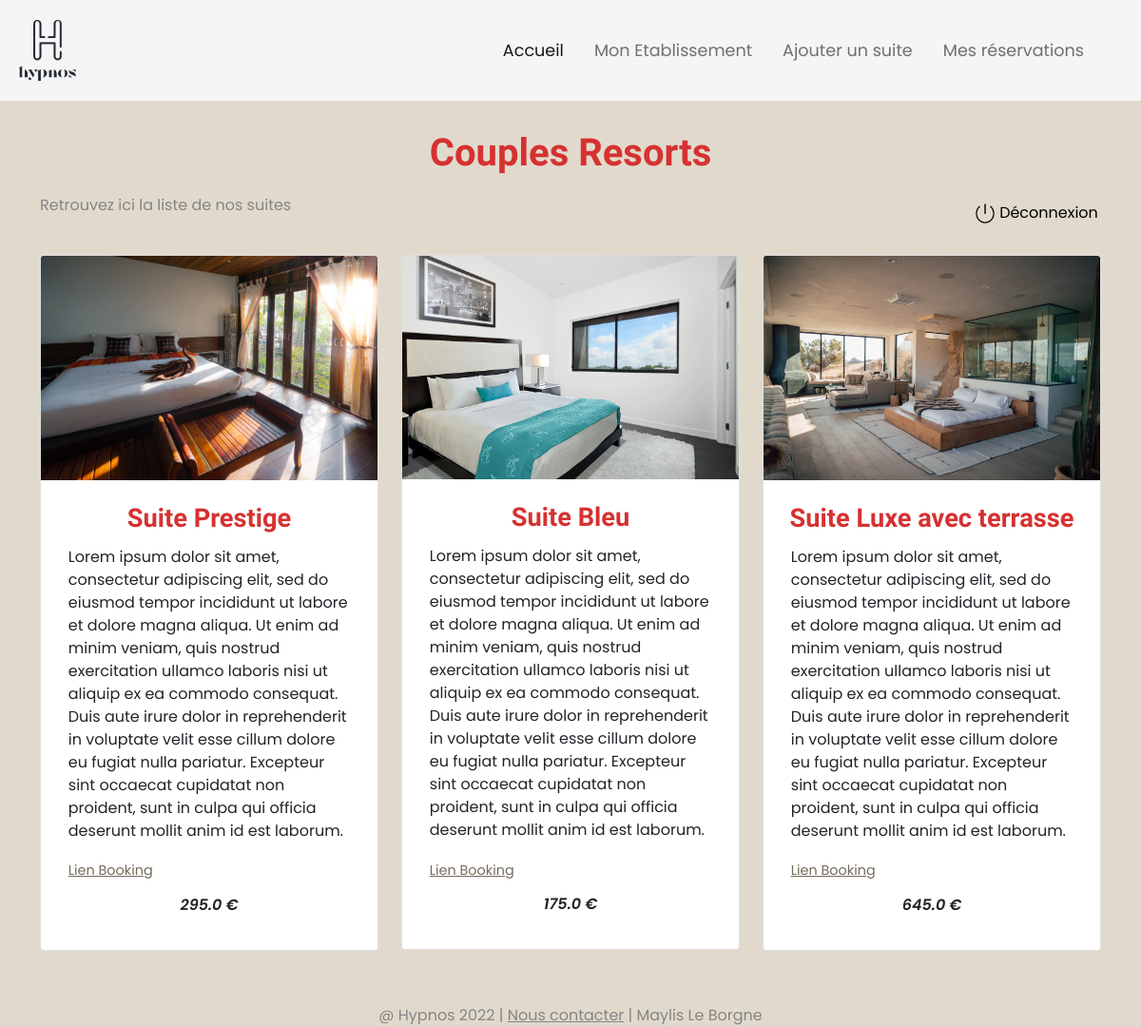
Screenshot of /mon-etablissement (signed in) with the database file from the repository.
### app.py (models this page shows, shortened)
class Hotel(db_wrapper.Model):
    name = CharField()
    address = CharField()
    city = CharField()
    description = CharField()

class Suite(db_wrapper.Model):
    titre = CharField()
    img = CharField()
    description = CharField()
    price = FloatField()
    link = CharField()
    hotel = ForeignKeyField(Hotel, backref='suites')
    updated = DateTimeField(default=datetime.now)

### route/index.py (the view)
@index_api.route("/mon-etablissement")
@login_required
@gerant_required
def gerant_hotel():
    try:
        hotel = Hotel.select(Hotel, Gerant, Suite).join(Gerant).switch(Hotel).join(Suite).where(Gerant.user == current_user.id, Gerant.hotel == Hotel.id, Suite.hotel == Hotel.id)
        if hotel:
            return render_template("gerant/etablissement.html", hotel=hotel)
        else:
            return render_template("404.html", message="Etablissement inexsitant")
    except Exception:
        return render_template("404.html", message="Une erreur est survenue")

### app.py (called while the page is built)
    @property
    def is_authenticated(self):
        return True

### route/login.py (called while the page is built)
@login_manager.user_loader
def load_user(user_id):
    return User.get_or_none(User.id == user_id)

def gerant_required(view):
    @wraps(view)
    def wrapped_view(**kwargs):
        isgerant = Gerant.select().where(Gerant.user == current_user.id).get_or_none()
        if isgerant is None:
            flash('Vous devez être connecté en tant que gérant')
            return redirect(url_for('login_api.login'))
        return view(**kwargs)
    return wrapped_view

### templates/gerant/etablissement.html
{% extends "gerant/navbar.html" %}
{% block content %}
<div class="container">
    <h1>{{ hotel[0].name }}</h1>
    <div class="row mb-4">
        <div class="col-md-6">
            <p class="explication">Retrouvez ici la liste de nos suites</p>
        </div>
        <div class="col-md-6 d-flex justify-content-end align-items-center"><a class="logout_link"
                href="{{ url_for('login_api.logout') }}"><img class="logout"
                    src="/static/img/logout.png">Déconnexion</a></div>
    </div>
    <div class="row">
        {% for s in hotel %}
        <div class="col-lg-4 col-md-12">
            <div class="card mb-5">
                <img class="card-img-top" src="/static/img/uploads/{{ s.suite.img }}" alt="photo de la suite">
                <div class="card-body">
                    <h4 class="card-title">{{ s.suite.titre }}</h4>
                    <p class="card-text"> {{ s.suite.description }}</p>
                    <p class="card-link"><a href="{{ s.suite.link }}" target="_blank" class="link_booking">Lien
                            Booking</a></p>
                    <p class="card-price"> {{ s.suite.price }} €</p>
                </div>
            </div>
        </div>
        {% endfor %}
    </div>
</div>
{% endblock %}

### static/css/style.css (style rules this page uses)
* { font-family: 'Poppins', sans-serif; }
html { display: block; margin: 0; padding: 0; height: 100vh; }
.container { display: flex; flex-direction: column; }
.card-img-top { max-width: 669px; max-height: 440px; }
body { background-color: #E1DACC; }
h1 { color: #d63131; text-align: center; font-family: 'Dancing Script'; font-weight: 700; margin: 1.3rem; padding-top: 0.6rem; margin-bottom: 1.2rem; }
.logout { width: 25px; padding-right: 0.3rem; }
.logout_link, .logout_link:hover { color: black; text-decoration: none; padding: 0.2rem; }
.explication { color: rgb(133, 133, 133); }
.card-title, #no_reservation { color: #d63131; font-family: 'Dancing Script'; font-size: 1.7em; font-weight: 600; text-align: center; margin: 0.5rem; }
.card-text, .card-price { font-size: 1rem; margin: .8rem; margin-bottom: 1.2rem; }
.card-price { text-align: center; font-style: italic; font-weight: 600; }
.card-link { margin: .8rem; font-size: .9rem; }
.link_booking { color: #756b5b; }

### rows the page displays
Hotel: name "Couples Resorts", suite.img (picture), suite.titre "Suite Prestige", suite.description "Lorem ipsum dolor sit amet, consectetur adipiscing elit, sed do eiusmod tempor incididunt ut labore et dolore magna aliqua. Ut enim ad minim veniam, quis nostrud exercitation ullamco laboris nisi ut aliquip ex ea commodo consequat. Duis aute irure dolor in reprehenderit in voluptate velit esse cillum dolore eu fugiat nulla pariatur. Excepteur sint occaecat cupidatat non proident, sunt in culpa qui officia deserunt mollit anim id est laborum.", suite.price "295.0", suite.titre "Suite Bleu", suite.price "175.0", suite.titre "Suite Luxe avec terrasse", suite.price "645.0"
